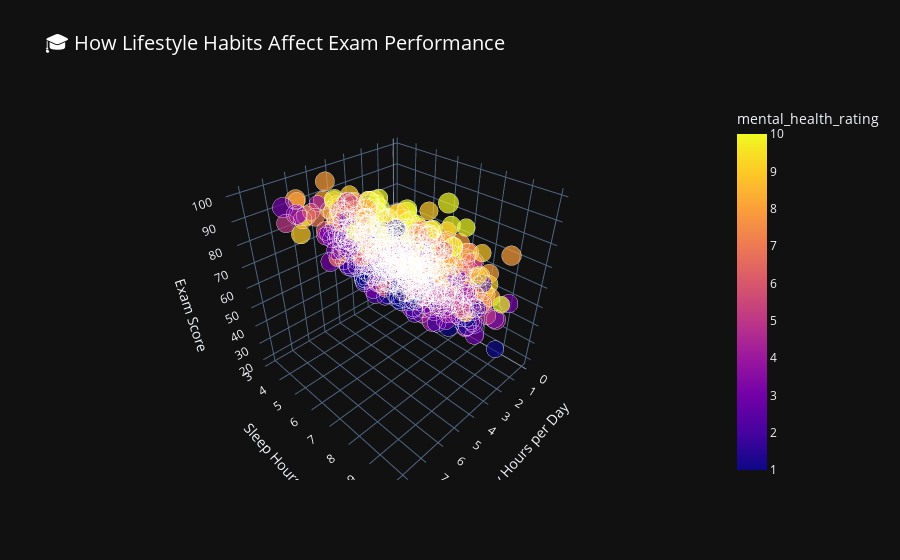

Write notebook code for a chart like this one.
### Code cell
fig = px.scatter_3d(
    df,
    x='study_hours_per_day',
    y='sleep_hours',
    z='exam_score',
    color='mental_health_rating',
    size='attendance_percentage',
    hover_data=['diet_quality', 'exercise_frequency'],
    title='🎓 How Lifestyle Habits Affect Exam Performance',
)
fig.update_layout(
    template='plotly_dark',
    title_font=dict(size=20, color='white'),
    scene=dict(
        xaxis_title='Study Hours per Day',
        yaxis_title='Sleep Hours',
        zaxis_title='Exam Score'
    )
)
fig.show()

### Figure 1 — Plotly figure (JSON) as saved in the notebook; plotly's stock layout.template omitted (floating-point values rounded to 4 significant figures; data arrays with more than 128 entries replaced by an {"elided": "..."} marker saying what was removed)
{"data": [{"customdata": {"elided": "1000x2 mixed values"}, "hovertemplate": "study_hours_per_day=%{x}<br>sleep_hours=%{y}<br>exam_score=%{z}<br>attendance_percentage=%{marker.size}<br>diet_quality=%{customdata[0]}<br>exercise_frequency=%{customdata[1]}<br>mental_health_rating=%{marker.color}<extra></extra>", "legendgroup": "", "marker": {"color": {"elided": "1000 int values"}, "coloraxis": "coloraxis", "size": {"elided": "1000 float values"}, "sizemode": "area", "sizeref": 0.25, "symbol": "circle"}, "mode": "markers", "name": "", "scene": "scene", "showlegend": false, "type": "scatter3d", "x": {"elided": "1000 float values"}, "y": {"elided": "1000 float values"}, "z": {"elided": "1000 float values"}}], "layout": {"coloraxis": {"colorbar": {"title": {"text": "mental_health_rating"}}, "colorscale": [[0, "#0d0887"], [0.1111, "#46039f"], [0.2222, "#7201a8"], [0.3333, "#9c179e"], [0.4444, "#bd3786"], [0.5556, "#d8576b"], [0.6667, "#ed7953"], [0.7778, "#fb9f3a"], [0.8889, "#fdca26"], [1, "#f0f921"]]}, "legend": {"itemsizing": "constant", "tracegroupgap": 0}, "scene": {"domain": {"x": [0, 1], "y": [0, 1]}, "xaxis": {"title": {"text": "Study Hours per Day"}}, "yaxis": {"title": {"text": "Sleep Hours"}}, "zaxis": {"title": {"text": "Exam Score"}}}, "title": {"font": {"color": "white", "size": 20}, "text": "🎓 How Lifestyle Habits Affect Exam Performance"}}}
